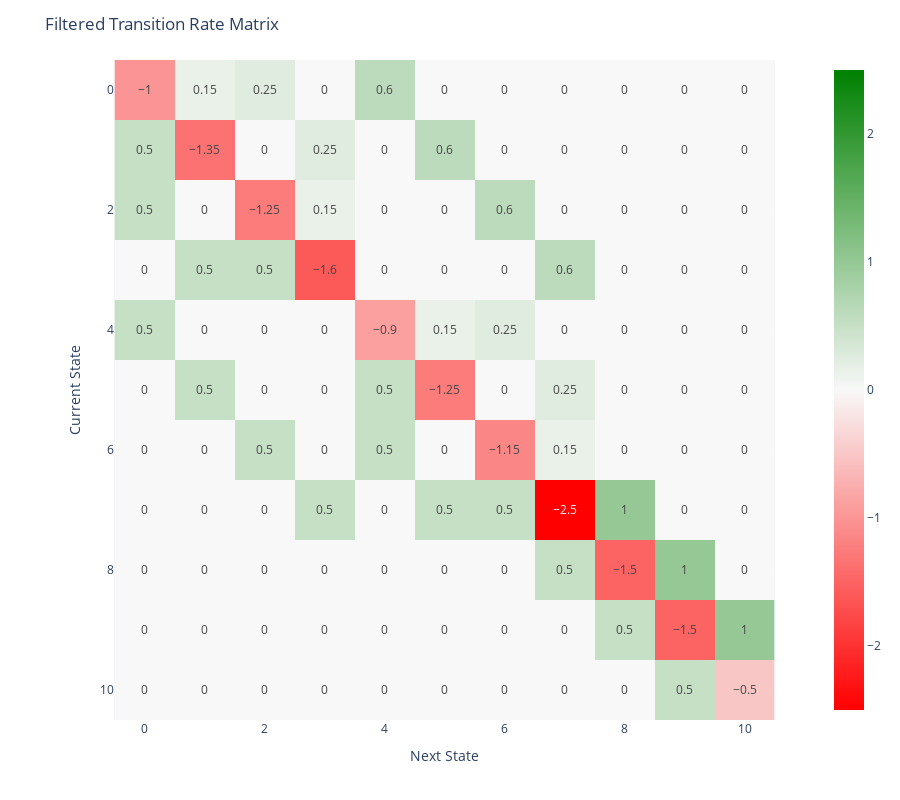

Write notebook code for a chart like this one.
### Code cell
def make_state_indices(states):
    idx = {}
    for i, state in enumerate(states):
        idx[state] = i
        idx[i] = state
    return idx

def make_transition_rate_matrix(states, state_idx):
    N = len(states)
    m = np.zeros((N, N))
    for in_state, out_states in states.items():
        in_idx = state_idx[in_state]
        for out_state, rate in out_states.items():
            out_idx = state_idx[out_state]
            m[in_idx, out_idx] = rate
    for i in range(N):
        m[i, i] = -sum(m[i, :])
    return m

state_idx = make_state_indices(transitions)
transition_rate_matrix = make_transition_rate_matrix(transitions, state_idx)

fig = px.imshow(
    transition_rate_matrix,
    text_auto = True,
    height = 800,
    color_continuous_scale = [[0, 'red'], [0.5, '#f8f8f8'], [1, 'green']],
    color_continuous_midpoint = 0.0,
)
fig.update_layout(
    title='Filtered Transition Rate Matrix',
    xaxis_title='Next State',
    yaxis_title='Current State',
)
fig.show()

### Figure 1 — Plotly figure (JSON) as saved in the notebook; plotly's stock layout.template omitted (floating-point values rounded to 4 significant figures)
{"data": [{"coloraxis": "coloraxis", "hovertemplate": "x: %{x}<br>y: %{y}<br>color: %{z}<extra></extra>", "name": "0", "texttemplate": "%{z}", "type": "heatmap", "xaxis": "x", "yaxis": "y", "z": [[-1, 0.15, 0.25, 0, 0.6, 0, 0, 0, 0, 0, 0], [0.5, -1.35, 0, 0.25, 0, 0.6, 0, 0, 0, 0, 0], [0.5, 0, -1.25, 0.15, 0, 0, 0.6, 0, 0, 0, 0], [0, 0.5, 0.5, -1.6, 0, 0, 0, 0.6, 0, 0, 0], [0.5, 0, 0, 0, -0.9, 0.15, 0.25, 0, 0, 0, 0], [0, 0.5, 0, 0, 0.5, -1.25, 0, 0.25, 0, 0, 0], [0, 0, 0.5, 0, 0.5, 0, -1.15, 0.15, 0, 0, 0], [0, 0, 0, 0.5, 0, 0.5, 0.5, -2.5, 1, 0, 0], [0, 0, 0, 0, 0, 0, 0, 0.5, -1.5, 1, 0], [0, 0, 0, 0, 0, 0, 0, 0, 0.5, -1.5, 1], [0, 0, 0, 0, 0, 0, 0, 0, 0, 0.5, -0.5]]}], "layout": {"coloraxis": {"cmid": 0, "colorscale": [[0, "red"], [0.5, "#f8f8f8"], [1, "green"]]}, "height": 800, "margin": {"t": 60}, "title": {"text": "Filtered Transition Rate Matrix"}, "xaxis": {"anchor": "y", "constrain": "domain", "domain": [0, 1], "scaleanchor": "y", "title": {"text": "Next State"}}, "yaxis": {"anchor": "x", "autorange": "reversed", "constrain": "domain", "domain": [0, 1], "title": {"text": "Current State"}}}}
